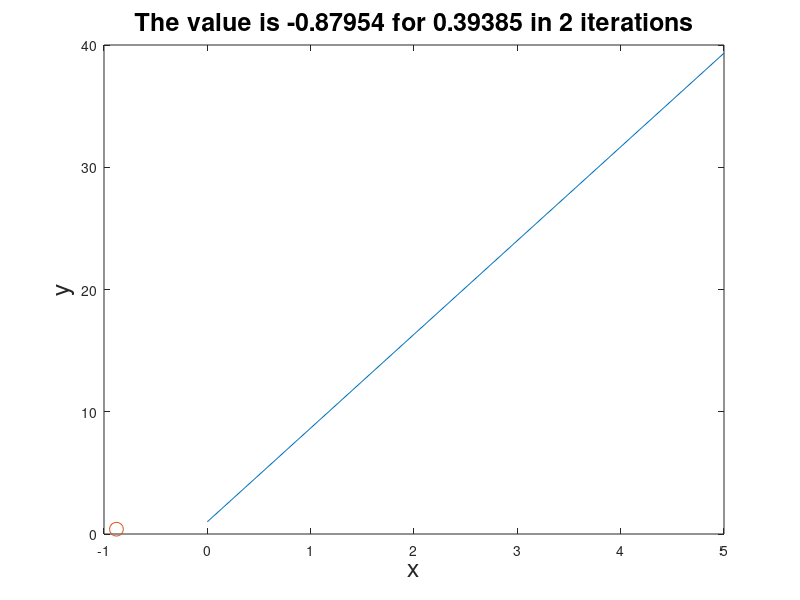

MATLAB code for this plot:
clear
close
clc

%% This code will numericlly solve the equation
%  f(x)= 1 + x + x^/2 + x^3/6
%% define inline functions
f = @(x) 1 + x + x.^2/2 + x.^3/6;

%  Define the derivative of the function to use newtons method
dydx = @(x) 1 + x + x^.2/2;
%% Create initial vars
x = [0 5];
x0 = 5; % start at 5
% define tolerence
tol = 10^-12;

%% calculate using Newton's Method using while loop
for i = 1:100
   y = real(f(x0));
   yprime = real(dydx(x0));
   x1 = x0 - y/yprime; % definition of Newton's Method
   yabs = abs(y);
    if yabs < tol + 13
        break;
    else
        x0 = x1;    
    end
end

%% Plot 
figure(1);
plot(x,f(x));
xlabel('x','fontsize',18);
ylabel('y','fontsize',18);
title(['The value is ' num2str(x0) ' for ' num2str(f(x0)) ' in ' num2str(i) ' iterations'],...
       'fontsize',18);
hold on
plot(x0,f(x0),'o','markersize',10);
